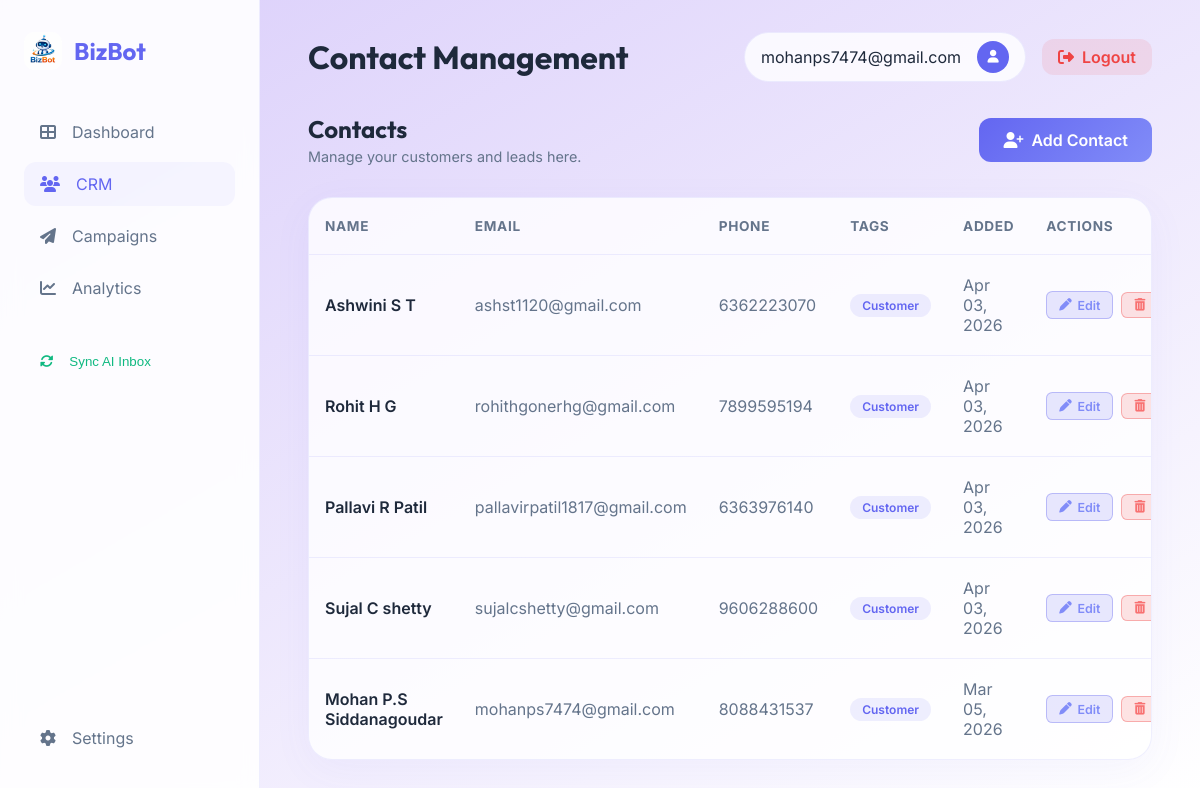
Page /crm/ (signed in) on the earlier database version.
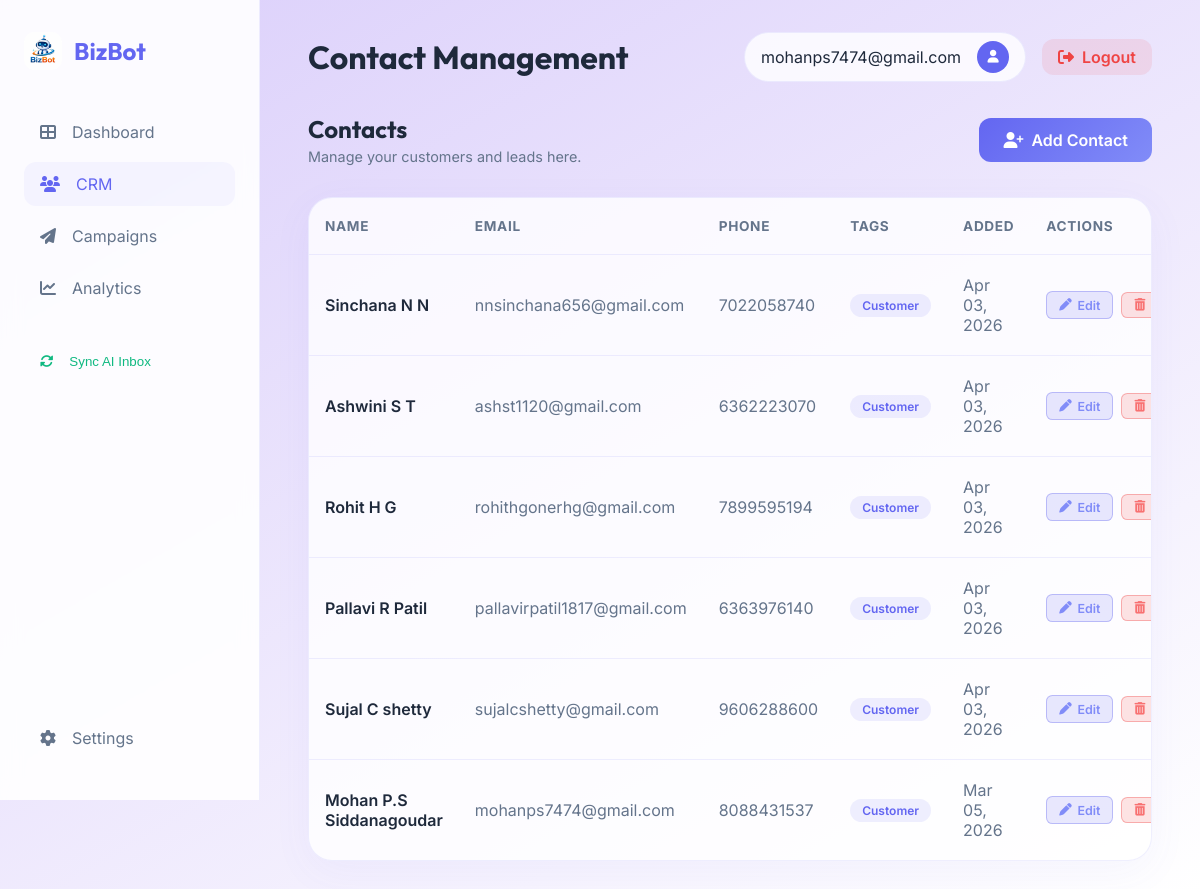
Same page on the later database version.
### crm/models.py (models this page shows, shortened)
class Contact(models.Model):
    first_name = models.CharField(max_length=100)
    last_name = models.CharField(max_length=100)
    email = models.EmailField(unique=True)
    phone_number = models.CharField(max_length=20, blank=True, null=True)
    tags = models.ManyToManyField(Tag, blank=True)
    created_at = models.DateTimeField(auto_now_add=True)
    updated_at = models.DateTimeField(auto_now=True)
    def __str__(self):
        return f"{self.first_name} {self.last_name}"

class Tag(models.Model):
    name = models.CharField(max_length=50, unique=True)

### crm/views.py (the view)
# urls.py: path('', views.contact_list, name='contact_list'),
@login_required
def contact_list(request):
    contacts = Contact.objects.all().order_by('-created_at')
    return render(request, 'crm/contact_list.html', {'contacts': contacts})

### templates/crm/contact_list.html (shortened to what this page needs)
{% extends 'base.html' %}
{% block page_title %}Contact Management{% endblock %}
{% block content %}
<div class="fade-in">
    <div style="display: flex; justify-content: space-between; align-items: center; margin-bottom: 2rem;">
        <div>
            <h2 style="margin-bottom: 0.25rem;">Contacts</h2>
            <p style="color: var(--text-dim); font-size: 0.9rem;">Manage your customers and leads here.</p>
        </div>
        <a href="{% url 'contact_create' %}" class="btn btn-primary">
            <i class="fas fa-user-plus"></i> Add Contact
        </a>
    </div>
    <div class="glass-card" style="padding: 0; overflow: hidden;">
        <table>
            <thead>
                <tr>
                    <th>NAME</th>
                    <th>EMAIL</th>
                    <th>PHONE</th>
                    <th>TAGS</th>
                    <th>ADDED</th>
                    <th>ACTIONS</th>
                </tr>
            </thead>
            <tbody id="contactTableBody">
                {% for contact in contacts %}
                <tr data-id="{{ contact.pk }}">
                    <td style="font-weight: 600;">{{ contact }}</td>
                    <td style="color: var(--text-dim);">{{ contact.email }}</td>
                    <td style="color: var(--text-dim);">{{ contact.phone_number }}</td>
                    <td>
                        {% for tag in contact.tags.all %}
                        <span class="badge">{{ tag.name }}</span>
                        {% endfor %}
                    </td>
                    <td style="color: var(--text-dim);">{{ contact.created_at|date:"M d, Y" }}</td>
                    <td>
                        <div class="action-cell">
                            <a href="{% url 'contact_edit' contact.pk %}" class="btn-edit">
                                <i class="fas fa-pen"></i> Edit
                            </a>
                            <button class="btn-danger" data-pk="{{ contact.pk }}" data-name="{{ contact|escapejs }}"
                                onclick="openDeleteModal(this.dataset.pk, this.dataset.name)">
                                <i class="fas fa-trash-alt"></i>
                            </button>
                        </div>
                    </td>
                </tr>
                {% endfor %}
            </tbody>
        </table>
    </div>
</div>
{% endblock %}

Differences in the rows shown:
added Contact: first_name+last_name "Sinchana N N", email "nnsinchana656@gmail.com", phone_number "7022058740", created_at "Apr 03, 2026", Tag (name "Customer")
